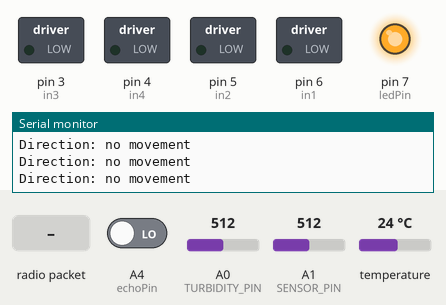
The sketch below on a simulated Arduino Uno, built for the host (arithmetic inside an expression is 32-bit, double 64-bit). Shown: switched loads named in the sketch (green lamp = pin HIGH), output pins drawn as LEDs (lit = HIGH), the last lines printed to the serial monitor. Inputs (shaded band) come from the test bench; at power-on: A0 (TURBIDITY_PIN) = 512, A1 (SENSOR_PIN) = 512, A4 (echoPin) LOW, temperature 24 °C. No radio packets arrive unless stated; pins used as bus, display or sensor lines are not drawn.

Above: at 1.2 s.
1.3 s: radio packet "d" arrives
At 2.1 s:
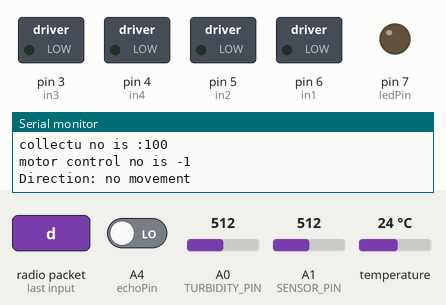
Timing chart, 0 to 46.1 s (numbered marks = the images above; inputs shaded):
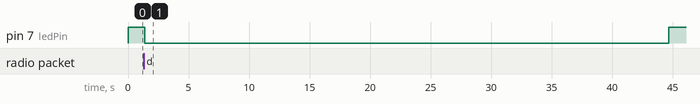

The sketch:

Arduino_uno_side.ino
```cpp
#include <SPI.h>
#include <LoRa.h>

const int ledPin = 7;

#define SS_PIN 10
#define RST_PIN 9
#define DI0_PIN 2

//sensor start
#include <Wire.h>

#include <OneWire.h>
#include <DallasTemperature.h>
#define ONE_WIRE_BUS 8
OneWire oneWire(ONE_WIRE_BUS);
DallasTemperature sensors(&oneWire);

#define TURBIDITY_PIN A0//turbidity sensor pin
#define SENSOR_PIN A1  //conductivity sensor
#define ONE_WIRE_BUS 8 //  temperature sensor

float calibration_value = 21.34 - 0.7;  //ph
int phval = A5;
unsigned long int avgval;
int buffer_arr[10],tempk;


#define trigPin A3
#define echoPin A4
long duration, distance; // Variables for saving the values from ultrasonic sensor
//sensor end

const int temp = 8;  //temperature sensor

// Motor A connections
const int in3 = 3;
const int in4 = 4;

const int enA = 7;
const int in1 = 6;
const int in2 = 5;

int counter = 0;
int collectU=0;
int moveM=0;

void setup() {

  Serial.begin(9600);
  sensors.begin(); //for temperature sensor
  while (!Serial);

  pinMode(ledPin, OUTPUT);

  pinMode(trigPin, OUTPUT);
  pinMode(echoPin, INPUT);

  // Set the motor control pins as outputs
  pinMode(enA, OUTPUT);
  pinMode(in1, OUTPUT);
  pinMode(in2, OUTPUT);


  pinMode(in3, OUTPUT);
  pinMode(in4, OUTPUT);

  pinMode(temp, INPUT);

  pinMode(phval, INPUT);


  Serial.println("LoRa Duplex with Arduino Uno");

  LoRa.setPins(SS_PIN, RST_PIN, DI0_PIN);

  if (!LoRa.begin(433E6)) {
    Serial.println("LoRa init failed. Check your connections.");
    while (true);
  }
  Serial.println("LoRa Duplex init success");
}

void loop() {

digitalWrite(ledPin, HIGH);

if (collectU != 100)
{

  if (moveM == 10) {
      digitalWrite(in1, HIGH);
      digitalWrite(in2, LOW);
      digitalWrite(in3, HIGH);
      digitalWrite(in4, LOW);
      Serial.println("Direction: Forward");
    } else if(moveM==20) {
      digitalWrite(in1, HIGH);
      digitalWrite(in2, LOW);
      digitalWrite(in3, LOW);
      digitalWrite(in4, LOW);
      Serial.println("Direction: right");
    } else if(moveM==30) {
      digitalWrite(in1, LOW);
      digitalWrite(in2, LOW);
      digitalWrite(in3, HIGH);
      digitalWrite(in4, LOW);
      Serial.println("Direction: left");
    }else if(moveM==40) {
      digitalWrite(in1, LOW);
      digitalWrite(in2, HIGH);
      digitalWrite(in3, LOW);
      digitalWrite(in4, HIGH);
      Serial.println("Direction: backward");
    }else  {
      digitalWrite(in1, LOW);
      digitalWrite(in2, LOW);
      digitalWrite(in3, LOW);
      digitalWrite(in4, LOW);
      Serial.println("Direction: no movement");
    }


  int packetSize = LoRa.parsePacket();
  if (packetSize) {
  Serial.print("Received packet: ");
  collectU = LoRa.read();
  moveM = LoRa.read();
  while (LoRa.available()) {
    Serial.print((char)LoRa.read());
  }
  Serial.println();

  Serial.print("collectu no is :");
  Serial.println(collectU);

  Serial.print("motor control no is ");
  Serial.println(moveM);
  }

}

else if(collectU==100)
{
    digitalWrite(ledPin, LOW);

    digitalWrite(in1, LOW);
    digitalWrite(in2, LOW);
    digitalWrite(in3, LOW);
    digitalWrite(in4, LOW);
    Serial.println("Direction: no movement");

    delay(2000);

        for (int i = 0; i < 10; i++){
            int sensorValue1 = analogRead(SENSOR_PIN);       //conductivity start
            float tdsValue = map(sensorValue1, 0, 1023, 0, 1000);  // Replace with your conversion function
            Serial.print("Conductivity: ");
            Serial.print(tdsValue);
            Serial.println(" ppm ");                        //conductivity end

            int turbidityValue = analogRead(TURBIDITY_PIN);          //Turbidity start
            float turbidity = map(turbidityValue, 600, 0, 0, 100);
            Serial.print("Turbidity: ");
            Serial.print(turbidity);
            Serial.println("%");                                     //turbidity end

            for(int i=0;i<10;i++)                                  //ph start
            {
            buffer_arr[i]=analogRead(A0);
            delay(30);
            }
            for(int i=0;i<9;i++)
            {
            for(int j=i+1;j<10;j++)
            {
            if(buffer_arr[i]>buffer_arr[j])
            {
            tempk=buffer_arr[i];
            buffer_arr[i]=buffer_arr[j];
            buffer_arr[j]=tempk;
            }
            }
            }
            avgval=0;
            for(int i=2;i<8;i++)
            avgval+=buffer_arr[i];
            float volt=(float)avgval*5.0/1024/6;
            float ph_act = -5.70 * volt + calibration_value;
            Serial.print("pH Val: ");
            Serial.println(ph_act);                                //ph end

            Serial.print("Requesting temperatures...");              //temperatutre start
            sensors.requestTemperatures(); // Send the command to get temperatures
            Serial.println("DONE");
            float tempC = sensors.getTempCByIndex(0);
            if(tempC != DEVICE_DISCONNECTED_C)
            {
              Serial.print("Temperature for the device is: ");
              Serial.println(tempC);
            }
            else
            {
              Serial.println("Error: Could not read temperature data");
            }                                                              //temperature end

            digitalWrite(trigPin, LOW);           //ultrasonic sensor
            delayMicroseconds(2);
            digitalWrite(trigPin, HIGH);     // send waves for 10 us
            delayMicroseconds(10);
            duration = pulseIn(echoPin, HIGH); // receive reflected waves
            distance = duration / 58.2;        // convert to distance
            Serial.print("distance: ");
            Serial.print(distance);
            Serial.println("cm");

            Serial.print("Sending packet: ");
            Serial.println(counter);

            LoRa.beginPacket();
            LoRa.write(tdsValue);
            LoRa.write(turbidity);
            LoRa.write(ph_act);
            LoRa.write(tempC);
            LoRa.write(distance);
            LoRa.print("Hello from Arduino Uno ,");
            LoRa.print(counter);
            LoRa.endPacket();

            delay(2000);


}


collectU = 0 ;
}

}
```

Measured:
- after the input at 1.3 s, pin 7 (ledPin): HIGH → LOW after 0.07 s, → HIGH 43.3 s later
